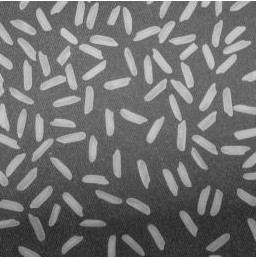
#> input picture images/rice.jpeg, 256 x 259 px
$ python rice.py
#> lines starting #> are read from the running program, lines starting #| are printed output that depends on the picture; after the words box and inside, x2 and y2 are one past the last pixel; in counts of white or black regions, pixels touching at a corner belong together
import cv2
import numpy as np
from matplotlib import pyplot as plt

img = cv2.imread('../images/rice.jpeg', 0)
#> img is the input picture: shape (259, 256); min 30, max 255, mean 112.9
orig_img = np.copy(img)

# Binarize the image
X = img.shape[0]
#> X = 259
Y = img.shape[1]
#> Y = 256
STEP = 70
for x in range(0, X, STEP):
    for y in range(0, Y, STEP):
        x_end = min(x + STEP, X)
        y_end = min(y + STEP, Y)
        local_img = img[x:x_end, y:y_end]
        T, local_img = cv2.threshold(local_img, 0, 255, cv2.THRESH_BINARY + cv2.THRESH_OTSU)
        img[x:x_end, y:y_end] = local_img
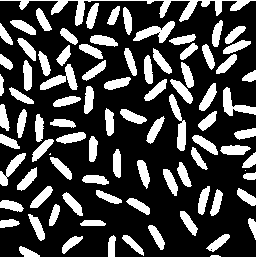
#> img: shape (259, 256); 27.6% white; 87 white regions (2 under 20 px), largest, box (x1, y1, x2, y2) and area: (0, 0, 256, 26) 1187, (0, 235, 256, 259) 804, (133, 21, 175, 43) 404

# Erode the image
kernel = cv2.getStructuringElement(cv2.MORPH_ELLIPSE, (5,5))
erosion = cv2.erode(img, kernel, iterations=1)
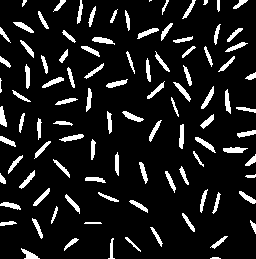
#> erosion: shape (259, 256); 10.7% white; 100 white regions (4 under 20 px), largest, box (x1, y1, x2, y2) and area: (223, 147, 248, 153) 111, (195, 137, 216, 153) 106, (122, 111, 144, 122) 104

# Find the components
n, components = cv2.connectedComponents(erosion)
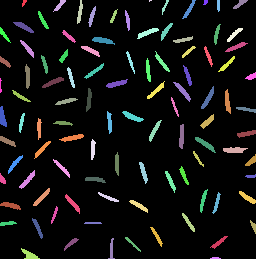
#> components: shape (259, 256) int32; 101 distinct labels, from 0 to 100; one colour per label, 0 black
#> n = 101

plt.subplot(1, 3, 1), plt.title('Original image')
plt.imshow(orig_img, cmap='gray')
plt.xticks([]), plt.yticks([])

plt.subplot(1, 3, 2), plt.title('Eroded image')
plt.imshow(erosion, cmap='gray')
plt.xticks([]), plt.yticks([])

plt.subplot(1, 3, 3), plt.title('Components')
plt.imshow(components, cmap='nipy_spectral')
plt.xticks([]), plt.yticks([])

print('Number of rice grains:', n-1)
#| Number of rice grains: 100
plt.show()
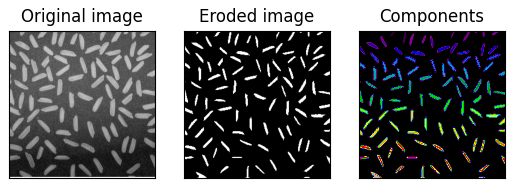
#> figure drawn by matplotlib, 3 panels

$ run again, with images/person.jpeg copied over images/rice.jpeg
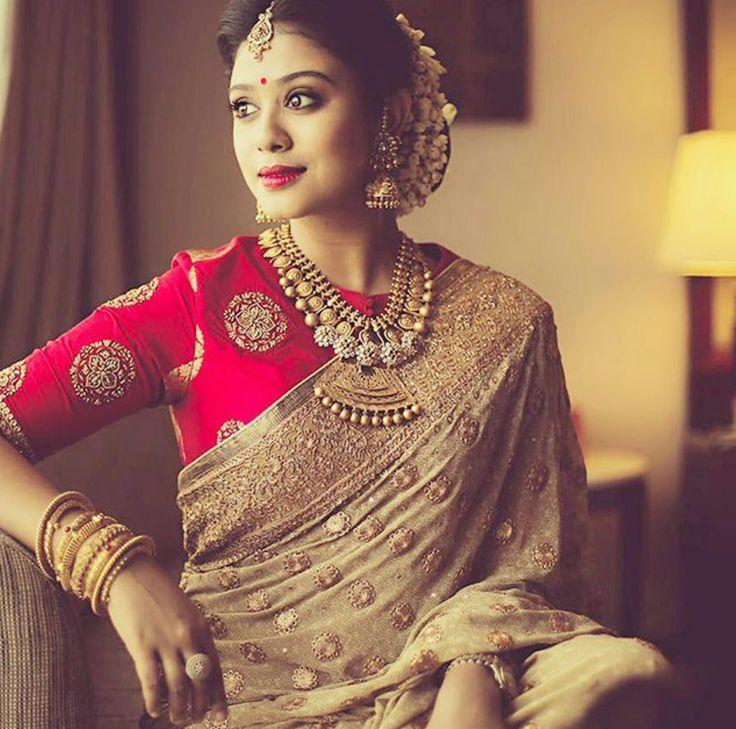
#> input picture images/person.jpeg, 736 x 729 px
#> after the loop `for x in range(0, X, STEP):`:
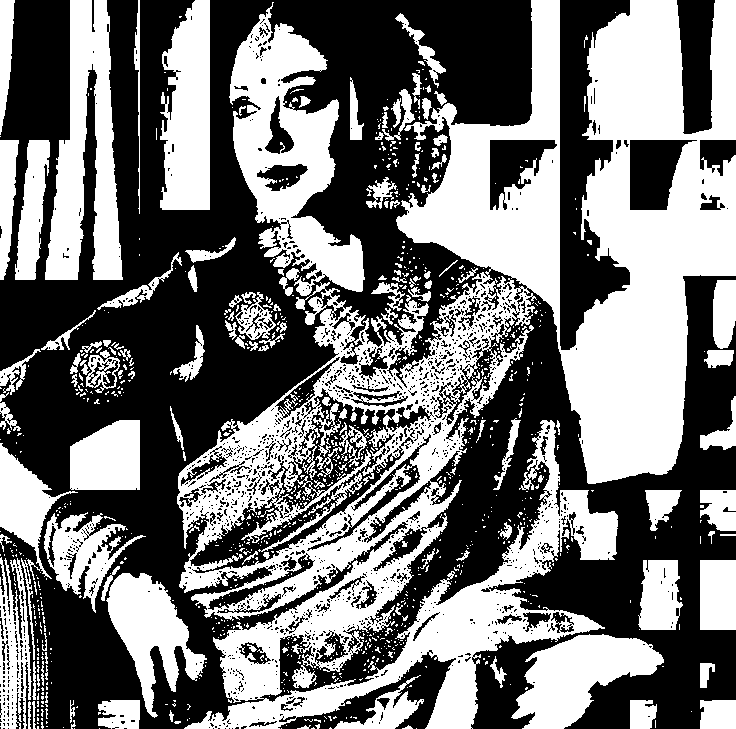
#> img: shape (729, 736); 46.1% white; 1019 white regions (871 under 20 px), largest, box (x1, y1, x2, y2) and area: (177, 0, 736, 729) 141397, (229, 2, 365, 296) 17268, (45, 0, 123, 280) 12284
#> erosion: shape (729, 736); 28.8% white; 642 white regions (507 under 20 px), largest, box (x1, y1, x2, y2) and area: (562, 142, 736, 482) 32105, (398, 0, 558, 324) 17655, (588, 0, 736, 139) 14038
#> `n, components = cv2.connectedComponents(erosion)`:
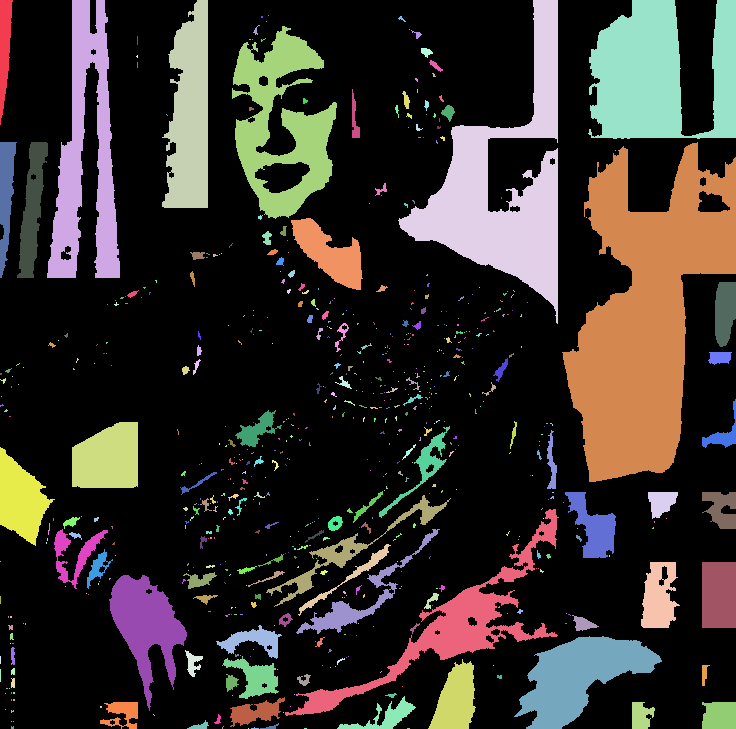
#> components: shape (729, 736) int32; 643 distinct labels, from 0 to 642; one colour per label, 0 black
#> n = 643
#| Number of rice grains: 642
